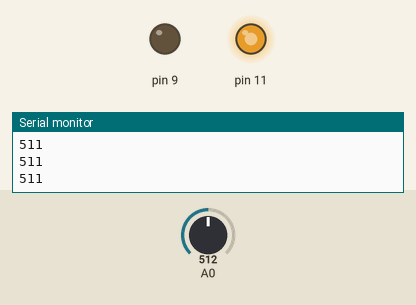
Simulated run of this sketch. Board: Arduino Uno, built with avr-gcc and run on an emulated ATmega328P. Parts: output pins drawn as LEDs (lit = HIGH), the last lines printed to the serial monitor. The test bench sets the inputs (shaded band); at power-on: A0 = 512.

Above: at 1.2 s.
1.3 s: A0 set to 766
2.8 s: A0 set to 793
At 3.8 s:
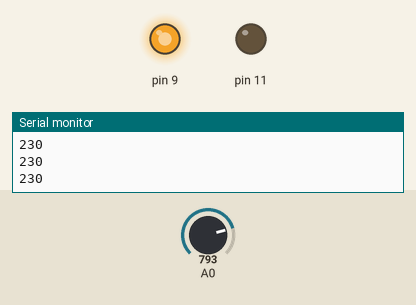
4.3 s: A0 set to 900
At 4.9 s:
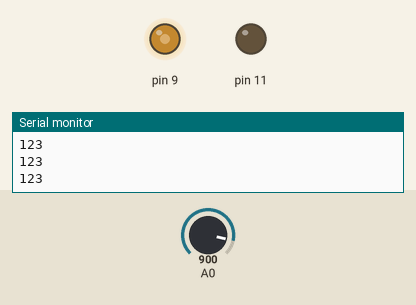
5.8 s: A0 set to 1023
At 6.1 s:
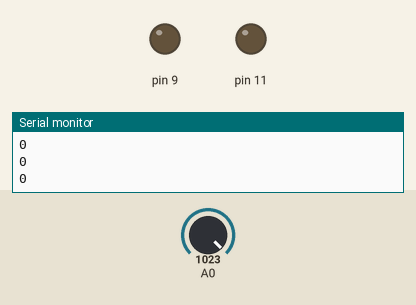
Timing chart, 0 to 8.3 s (numbered marks = the images above; inputs shaded):
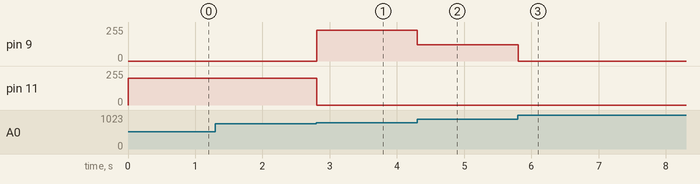

The sketch:

pressureSwitch.ino
```cpp
void setup() {
  Serial.begin(9600);
  pinMode(14,INPUT);
  pinMode(9,OUTPUT);
  pinMode(11,OUTPUT);
  analogWrite(9,0);
  analogWrite(11,0);

}

void loop() {
  int pressure = analogRead(14);
  pressure = 1023 - pressure;
  //pressure = map(pressure,0,1023,0,255);
  Serial.println(pressure);
  delay(5); //make it run quickly, but not too quickly
  if (pressure <= 10){
    analogWrite(11,0);
    analogWrite(9,0);
   }else if (pressure < 245){
    analogWrite(11,0);
    analogWrite(9,pressure);
   }else {
    analogWrite(11,200);
    analogWrite(9,0);
   }
}
```

Measured:
- the behaviour switches between 778 and 779 on A0 (found by bisection; images 0 and 1)
- after the input at 2.8 s, pin 9: 0/255 → 230/255 at once; pin 11: 200/255 → 0/255 at once
- after the input at 4.3 s, pin 9: 230/255 → 123/255 at once
- after the input at 5.8 s, pin 9: 123/255 → 0/255 at once
